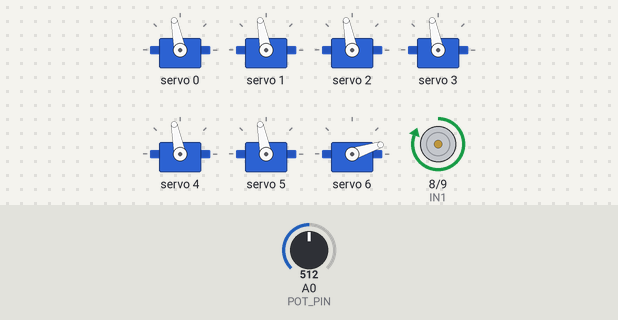
Simulated run of this sketch. Board: Arduino Uno, built with avr-gcc and run on an emulated ATmega328P. On the bench: 7 × servo, motor-driver pin pairs drawn as motors (green arrow = first pin HIGH = forward, orange = second pin HIGH = backward, longer = more drive). The inputs (shaded band) are chosen by the test bench; at power-on: A0 (POT_PIN) = 512.

Above: at 1.7 s.
1.8 s: A0 (POT_PIN) set to 867
3.3 s: A0 (POT_PIN) set to 890
At 3.7 s:
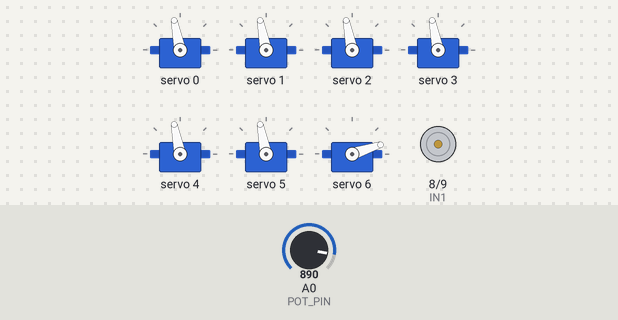
4.8 s: A0 (POT_PIN) set to 900
At 6.0 s:
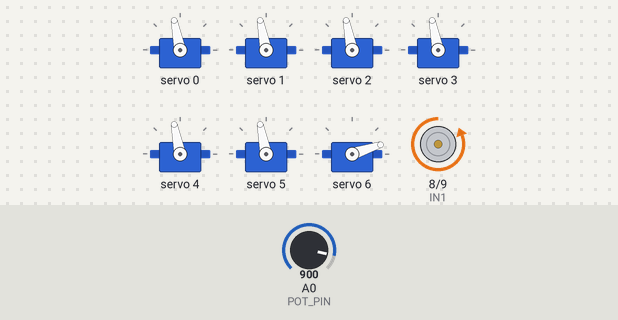
6.3 s: A0 (POT_PIN) set to 716
At 7.2 s:
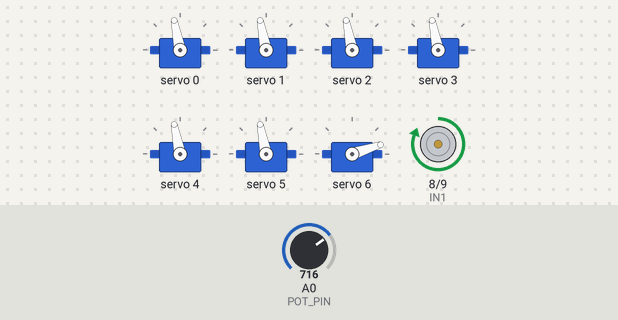
7.8 s: A0 (POT_PIN) set to 1023
At 8.4 s:
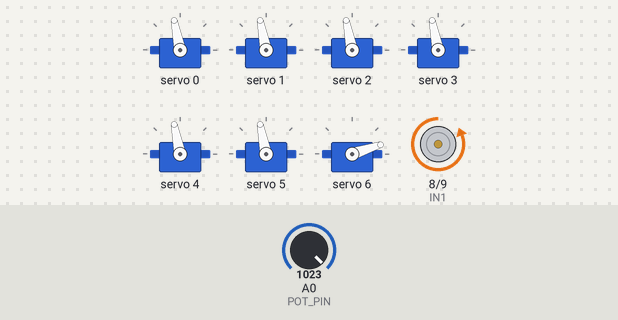
Timing chart, 0 to 10.3 s (numbered marks = the images above; inputs shaded):
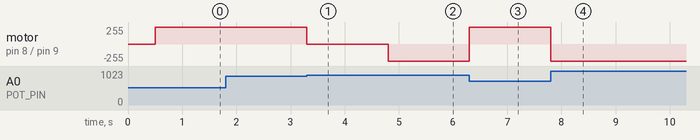

Measured:
- the behaviour switches between 873 and 874 on A0 (POT_PIN) (found by bisection; images 0 and 1)
- after the input at 1.8 s, every drawn part: stays the same
- after the input at 3.3 s, motor on pin 8 (IN1) / pin 9 (IN2): forward 255/255 → stopped at once
- after the input at 4.8 s, motor on pin 8 (IN1) / pin 9 (IN2): stopped → backward 255/255 at once
- after the input at 6.3 s, motor on pin 8 (IN1) / pin 9 (IN2): backward 255/255 → forward 255/255 at once
- after the input at 7.8 s, motor on pin 8 (IN1) / pin 9 (IN2): forward 255/255 → backward 255/255 at once

The sketch:

InMoov_Hand_Controller.ino
```cpp
#include <Wire.h>
#include <Adafruit_PWMServoDriver.h>

Adafruit_PWMServoDriver pca9685 = Adafruit_PWMServoDriver();

#define SERVOMIN 150
#define SERVOMAX 500

// =====================================================
// CANALES PCA9685
// =====================================================
#define THUMB_CH   0
#define INDEX_CH   1
#define MIDDLE_CH  2
#define RING_CH    3
#define PINKY_CH   4
#define WRIST_CH   5
#define BICEP_CH   6

// =====================================================
// HOMBRO (MOTOR DC + PUENTE H)
// =====================================================
#define IN1 8
#define IN2 9

#define POT_PIN A0

// =====================================================
// VARIABLES
// =====================================================
char data[64];

int objetivoHombro = 884;

// =====================================================
// MAPEO ANGULO -> PWM
// =====================================================
int anguloToPWM(int angulo){

  angulo = constrain(angulo, 0, 180);

  return map(
    angulo,
    0,
    180,
    SERVOMIN,
    SERVOMAX
  );
}

// =====================================================
// MOVER SERVO
// =====================================================
void moverServo(int canal, int angulo){

  int pwm = anguloToPWM(angulo);

  pca9685.setPWM(
    canal,
    0,
    pwm
  );
}

// =====================================================
// SETUP
// =====================================================
void setup() {

  Wire.begin();

  Wire.setClock(100000);

  Serial.begin(115200);

  pca9685.begin();

  pca9685.setPWMFreq(50);

  pinMode(IN1, OUTPUT);
  pinMode(IN2, OUTPUT);

  digitalWrite(IN1, LOW);
  digitalWrite(IN2, LOW);

  delay(500);

  // ===============================================
  // POSICION INICIAL
  // ===============================================
  moverServo(THUMB_CH, 90);
  moverServo(INDEX_CH, 90);
  moverServo(MIDDLE_CH, 90);
  moverServo(RING_CH, 90);
  moverServo(PINKY_CH, 90);

  moverServo(WRIST_CH, 90);

  moverServo(BICEP_CH, 0);
}

// =====================================================
// LOOP
// =====================================================
void loop() {

  // ===============================================
  // LEER SERIAL
  // ===============================================
  if (Serial.available()) {

    int len = Serial.readBytesUntil(
      '\n',
      data,
      sizeof(data) - 1
    );

    data[len] = '\0';

    // ===========================================
    // VARIABLES
    // ===========================================
    int t,i,m,r,p,w,b,h;

    // ===========================================
    // PARSEAR DATOS
    // ===========================================
    int valores = sscanf(
      data,
      "%d,%d,%d,%d,%d,%d,%d,%d",
      &t,&i,&m,&r,&p,&w,&b,&h
    );

    // ===========================================
    // VALIDAR
    // ===========================================
    if (valores == 8) {

      t = constrain(t,0,180);
      i = constrain(i,0,180);
      m = constrain(m,0,180);
      r = constrain(r,0,180);
      p = constrain(p,0,180);

      w = constrain(w,0,180);

      b = constrain(b,0,180);

      h = constrain(h,400,1022);

      objetivoHombro = h;

      // =======================================
      // MOVER SERVOS
      // =======================================
      moverServo(THUMB_CH,  t);
      moverServo(INDEX_CH,  i);
      moverServo(MIDDLE_CH, m);
      moverServo(RING_CH,   r);
      moverServo(PINKY_CH,  p);

      moverServo(WRIST_CH,  w);

      moverServo(BICEP_CH,  b);
    }
  }

  // ===========================================
  // CONTROL HOMBRO
  // ===========================================
  int posicion = analogRead(POT_PIN);

  if (posicion < objetivoHombro - 10) {

    digitalWrite(IN1, HIGH);
    digitalWrite(IN2, LOW);

  }
  else if (posicion > objetivoHombro + 10) {

    digitalWrite(IN1, LOW);
    digitalWrite(IN2, HIGH);

  }
  else {

    digitalWrite(IN1, LOW);
    digitalWrite(IN2, LOW);
  }

  // ===========================================
  // DEBUG
  // ===========================================
  /*
  Serial.print("Pot: ");
  Serial.print(posicion);

  Serial.print("  Obj: ");
  Serial.println(objetivoHombro);
  */
}
```
